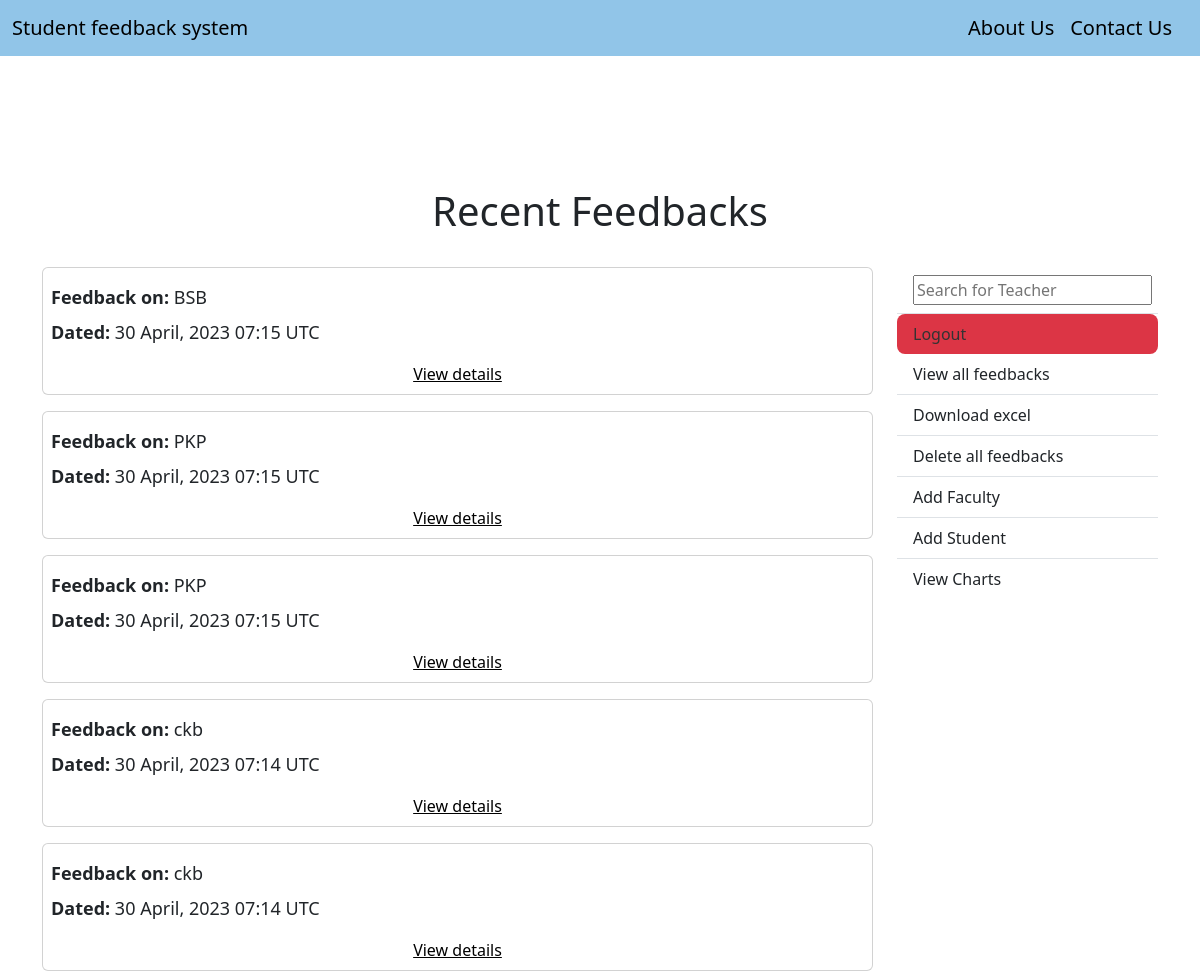
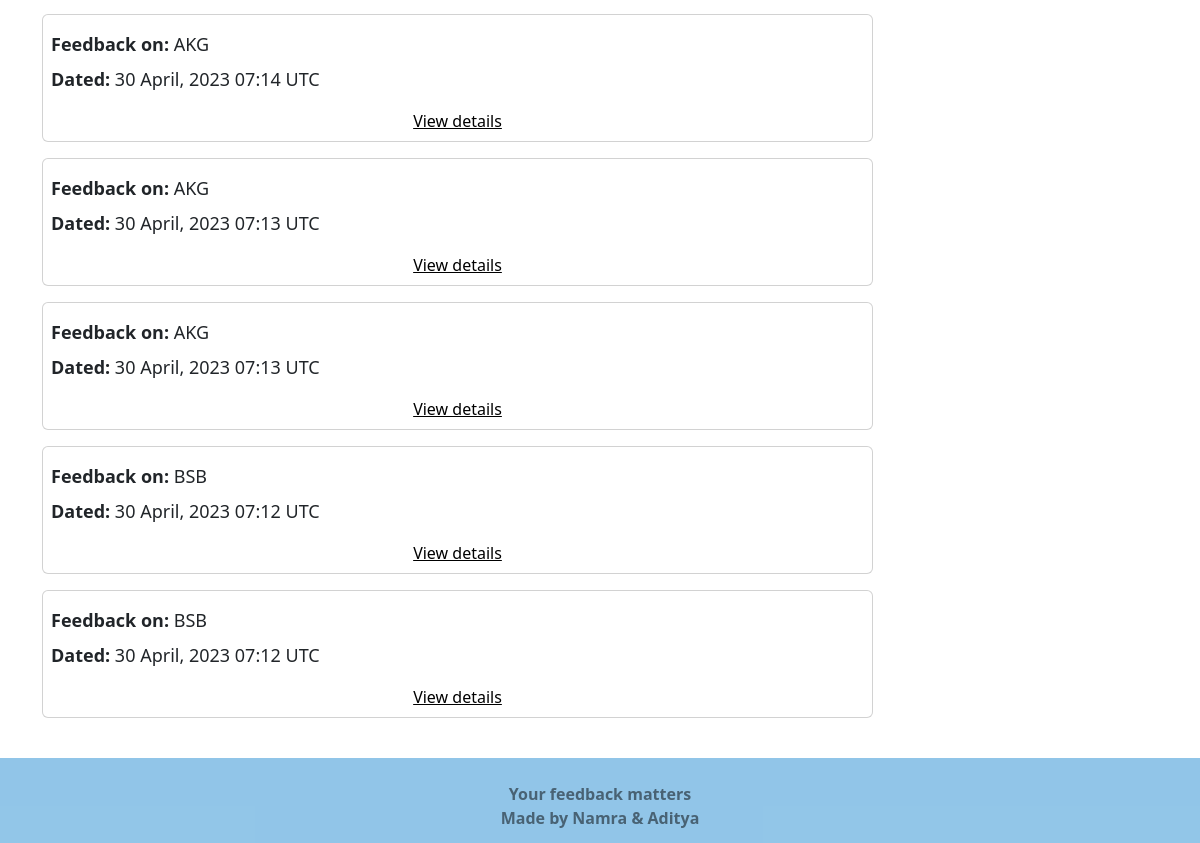
/review/, run on the app's committed database (2 pictures, top to bottom).
### Feedback/models.py (models this page shows, shortened)
class FeedbackData(models.Model):
    CHOICES = (
            (1,'Unsatisfactory'),
            (2,'Satisfactory'),
            (3,'Good'),
            (4,'Very Good'),
            (5,'Outstanding')
            )
    date_submitted = models.DateTimeField(auto_now=True)
    teacher_name = models.ForeignKey(Faculty, verbose_name='Name of Teacher',
                                     on_delete=models.CASCADE)
    semester = models.ForeignKey(Semester, verbose_name='Semester',
                                  on_delete=models.SET_NULL, blank=True, null=True)
    punctuality = models.PositiveSmallIntegerField(verbose_name='The teacher is punctual in coming to class',
                                   default = None, blank=False, null=False,
                                   choices=CHOICES)
    portion = models.PositiveSmallIntegerField(verbose_name='The teacher completes portions at the appropriate time',
                               default = None, blank=False, null=False,
                               choices=CHOICES)
    doubt = models.PositiveSmallIntegerField(verbose_name='The teacher takes in effort to clear your doubts',
                             default = None, blank=False, null=False,
                             choices=CHOICES)
    interactive = models.PositiveSmallIntegerField(verbose_name='The teacher makes the class interactive',
                                   default = None, blank=False, null=False,
                                   choices=CHOICES)
    total = models.PositiveIntegerField()
    average = models.FloatField()
    comments = models.TextField(verbose_name='Any other feedback (your comments)',
                                blank=True)
    class Meta:
        verbose_name = 'Feedback Data'
        verbose_name_plural = 'Feedback Data'
    def __init__(self, *args, **kwargs):
        super(FeedbackData, self).__init__(*args, **kwargs)
        if 'teacher_name' in kwargs:
            self.fields['semester'].queryset = Semester.objects.filter(
                faculty=kwargs['teacher_name']
            )

### Review/models.py (models this page shows, shortened)
class Faculty(models.Model):
    BATCH = (
        ('A','A'),
        ('B','B'),
    )
    name=models.CharField(max_length=100)
    gmail=models.CharField(max_length=100)
    password=models.CharField(max_length=100)
    semester = models.ManyToManyField(Semester)
    subject=models.ManyToManyField(Subject)
    batch=models.CharField(verbose_name='batches',max_length=5,choices=BATCH)
    class Meta:
        verbose_name = 'Faculty'
        verbose_name_plural = 'Faculties'
    def __str__(self):
        return self.name

### Review/views.py (the view)
# urls.py: path('', ListFeedbackView.as_view(), name='ListFeedbackView'),
class ListFeedbackView(ListView):
    model = FeedbackData
    template_name = 'Review/list_feedback.html'
    context_object_name = 'feedbacks'
    ordering = ['-date_submitted']
    paginate_by = 10

### Review/templates/Review/list_feedback.html
{% extends 'Home/index.html' %}
{% block content %}
    <div class="container" style="margin-top: 1px;">
        <h1 class="text-center py-3">Recent Feedbacks</h1>
        <div class="row mt-3">
            <div class="col-9">
                {% for feedback in feedbacks %}
                    <div class="card p-2 mb-3">
                        <p class="my-2"><strong>Feedback on:</strong> {{ feedback.teacher_name }}</p>
                        <p><strong>Dated:</strong> {{ feedback.date_submitted|date:'d F, Y H:i T' }}</p>
                        <a href="{% url 'FeedbackDetailView' feedback.id %}">View details</a>
                    </div>
                {% endfor %}
            </div>
            <div class="col-3">
                <ul class="list-group list-group-flush">
                    <form class="list-group-item list-group-item-action" action="{% url 'SearchResultsView' %}" method="get">
                        <input type="text" name="q" placeholder="Search for Teacher" autocomplete="on" autofocus="on" id="search-field">
                    </form>
                    <a class="list-group-item list-group-item-action" role="button" style="
                    background-color: #dc3545;
                    border-radius: 8px;
                    border-width: 0;
                    color: #333333;
                    cursor: pointer;
                    display: inline-block;
                    font-family: "Haas Grot Text R Web", "Helvetica Neue", Helvetica, Arial, sans-serif;
                    font-size: 14px;
                    font-weight: 500;
                    line-height: 20px;
                    list-style: none;
                    margin: 0;
                    padding: 10px 12px;
                    text-align: center;
                    transition: all 200ms;
                    vertical-align: baseline;
                    white-space: nowrap;
                    user-select: none;
                    -webkit-user-select: none;
                    touch-action: manipulation;
                  }" role="button" href="{% url 'LogoutView' %}">Logout</a>
                    <a class="list-group-item list-group-item-action" role="button" href="{% url 'ListFeedbackView' %}">View all feedbacks</a>
                    <a class="list-group-item list-group-item-action" role="button" href="{% url 'export-to-excel' %}">Download excel</a>
                    <a class="list-group-item list-group-item-action" role="button" href="{% url 'deleteAllFeedback' %}">Delete all feedbacks</a>
                    <a class="list-group-item list-group-item-action" role="button" href="{% url 'FacultyRegisterPage' %}">Add Faculty</a>
                    <a class="list-group-item list-group-item-action" role="button" href="{% url 'RegisterPage' %}">Add Student</a>
                    <a class="list-group-item list-group-item-action" role="button" href="{% url 'AllChart' %}">View Charts</a>
                </ul>
            </div>
        </div>
    </div>
{% endblock content %}

### Home/static/Home/style.css (style rules this page uses)
body { height: 100%; background-size: 100% 100%; }
html { height: 100%; }
a { border: none; color: black; text-align: center; transition: 0.3s; }
p { font-size: large; }

### data on the page
FeedbackData: teacher_name "BSB", date_submitted "30 April, 2023 07:15 UTC"
FeedbackData: teacher_name "PKP", date_submitted "30 April, 2023 07:15 UTC"
FeedbackData: teacher_name "PKP", date_submitted "30 April, 2023 07:15 UTC"
FeedbackData: teacher_name "ckb", date_submitted "30 April, 2023 07:14 UTC"
FeedbackData: teacher_name "ckb", date_submitted "30 April, 2023 07:14 UTC"
FeedbackData: teacher_name "AKG", date_submitted "30 April, 2023 07:14 UTC"
FeedbackData: teacher_name "AKG", date_submitted "30 April, 2023 07:13 UTC"
FeedbackData: teacher_name "AKG", date_submitted "30 April, 2023 07:13 UTC"
FeedbackData: teacher_name "BSB", date_submitted "30 April, 2023 07:12 UTC"
FeedbackData: teacher_name "BSB", date_submitted "30 April, 2023 07:12 UTC"
